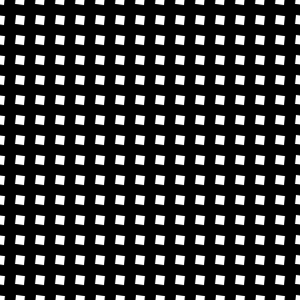
Frame 1 (no input)
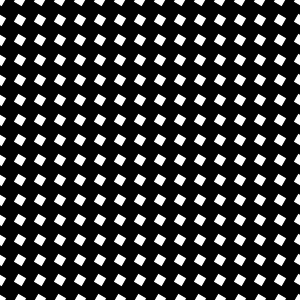
Frame 60 (no input)
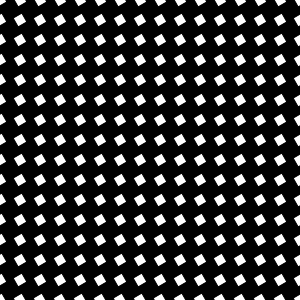
Frame 120 (the mouse pressed at the canvas centre since frame 60)

The p5.js sketch that drew these frames (run headless with seeded random() and noise() and a simulated clock; from frame 60 on, the mouse is pressed at the canvas centre):

// p5.js sketch
// ── sketch.js
let a=[];
let x=0;
function setup() { 
  
    // Create a Canvas 
    createCanvas(300, 300); 
  angleMode(DEGREES);
} 
  
function draw() { 
    background(0);
    x=x+5;
    for(i=0;i<500;i=i+20){
       for(j=0;j<500;j=j+20){
    push();
    translate(i,j);
    rectMode(CENTER);
    rotate(x);
    rect(0,0,10,10);
    pop();
       }
    }
} 
